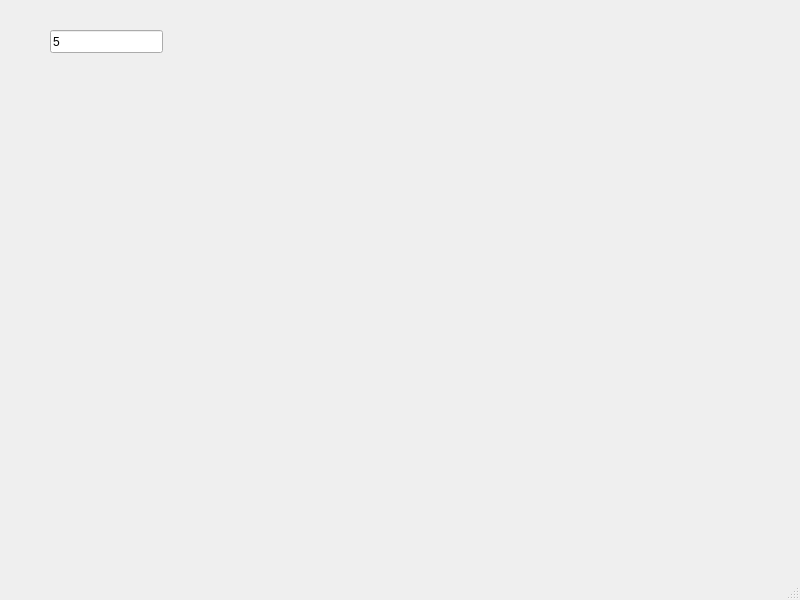
<?xml version="1.0" encoding="UTF-8"?>
<ui version="4.0">
 <class>MainWindow</class>
 <widget class="QMainWindow" name="MainWindow">
  <property name="geometry">
   <rect>
    <x>0</x>
    <y>0</y>
    <width>800</width>
    <height>600</height>
   </rect>
  </property>
  <property name="windowTitle">
   <string>MainWindow</string>
  </property>
  <widget class="QWidget" name="centralwidget">
   <widget class="QLineEdit" name="lambda">
    <property name="geometry">
     <rect>
      <x>50</x>
      <y>30</y>
      <width>113</width>
      <height>23</height>
     </rect>
    </property>
    <property name="text">
     <string>5</string>
    </property>
   </widget>
   <widget class="QCustomPlot" name="widget" native="true">
    <property name="geometry">
     <rect>
      <x>140</x>
      <y>120</y>
      <width>431</width>
      <height>221</height>
     </rect>
    </property>
   </widget>
  </widget>
  <widget class="QMenuBar" name="menubar">
   <property name="geometry">
    <rect>
     <x>0</x>
     <y>0</y>
     <width>800</width>
     <height>20</height>
    </rect>
   </property>
  </widget>
  <widget class="QStatusBar" name="statusbar"/>
 </widget>
 <customwidgets>
  <customwidget>
   <class>QCustomPlot</class>
   <extends>QWidget</extends>
   <header location="global">qcustomplot.h</header>
   <container>1</container>
  </customwidget>
 </customwidgets>
 <resources/>
 <connections/>
</ui>
